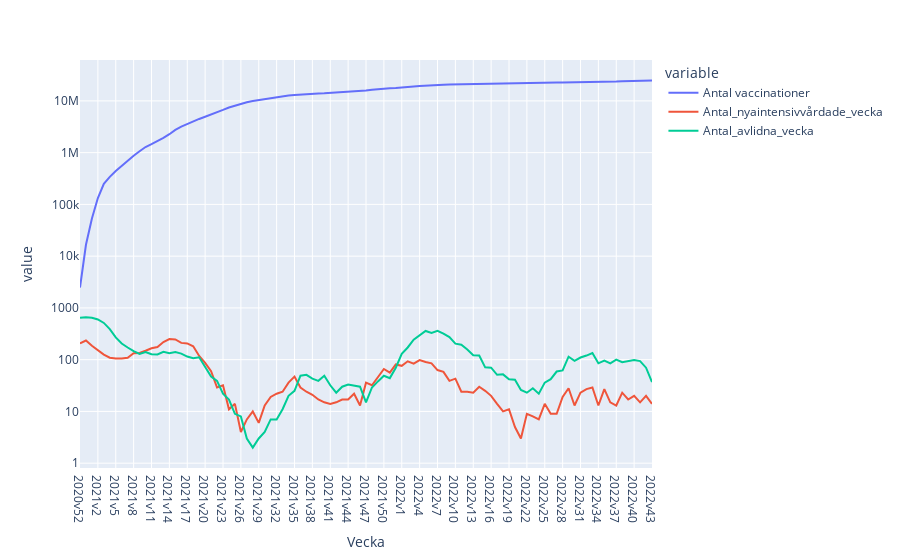

This figure's notebook cell:
### Code cell
fig = px.line(df, x= "Vecka", y=["Antal vaccinationer", "Antal_nyaintensivvårdade_vecka", "Antal_avlidna_vecka"], log_y=True)
fig.show()
